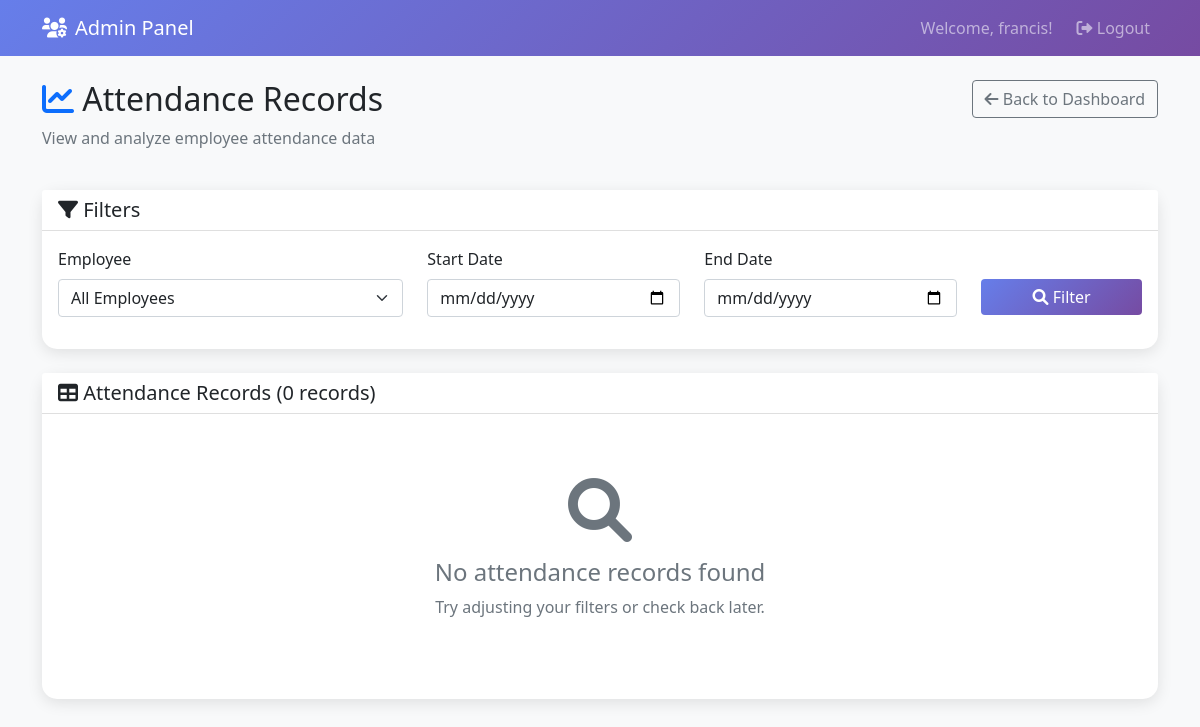
The page /admin/attendance (signed in) on the database as committed earlier.
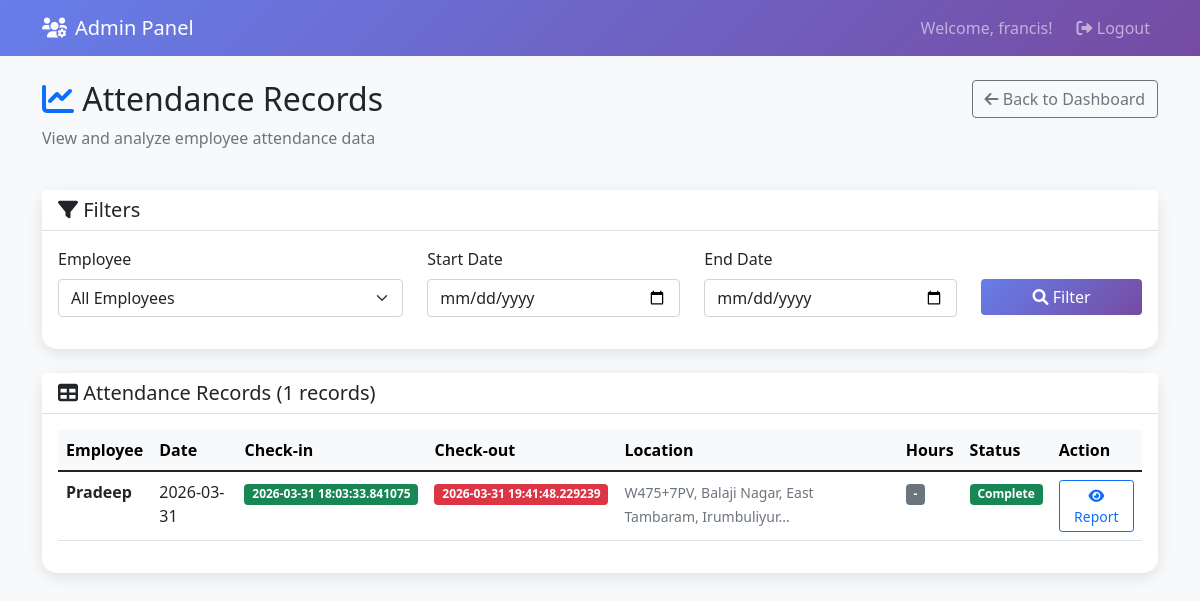
The same page on the database as committed later.
### tables this page shows
CREATE TABLE attendance (
            attendance_id INTEGER PRIMARY KEY AUTOINCREMENT,
            user_id INTEGER NOT NULL,
            date DATE NOT NULL,
            check_in_time TIME,
            check_out_time TIME,
            check_in_photo TEXT,
            check_out_photo TEXT,
            check_in_location TEXT,
            check_out_location TEXT,
            check_in_timestamp TIMESTAMP,
            check_out_timestamp TIMESTAMP,
            duration_minutes INTEGER,
            status TEXT DEFAULT 'pending',
            geofence_status TEXT DEFAULT 'valid',
            created_at TIMESTAMP DEFAULT CURRENT_TIMESTAMP,
            updated_at TIMESTAMP DEFAULT CURRENT_TIMESTAMP, check_in_latitude REAL, check_in_longitude REAL, check_out_latitude REAL, check_out_longitude REAL, check_in_address TEXT, check_out_address TEXT, image_path_checkin TEXT, image_path_checkout TEXT, attendance_type TEXT,
            FOREIGN KEY (user_id) REFERENCES users(user_id),
            UNIQUE(user_id, date)
        );

CREATE TABLE users (
            user_id INTEGER PRIMARY KEY AUTOINCREMENT,
            username TEXT UNIQUE NOT NULL,
            password TEXT NOT NULL,
            employee_name TEXT NOT NULL,
            role TEXT NOT NULL DEFAULT 'employee',
            email TEXT,
            phone TEXT,
            department TEXT DEFAULT 'General',
            geofence_status TEXT DEFAULT 'none',
            compoff_balance INTEGER DEFAULT 0,
            created_at TIMESTAMP DEFAULT CURRENT_TIMESTAMP,
            updated_at TIMESTAMP DEFAULT CURRENT_TIMESTAMP
        , vacation_days_total INTEGER DEFAULT 5, sick_days_total INTEGER DEFAULT 5, vacation_days_taken INTEGER DEFAULT 0, sick_days_taken INTEGER DEFAULT 0);

### app.py (the view)
@app.route('/admin/attendance')
@admin_required
def view_all_attendance():
    try:
        conn = get_db_connection()
        cursor = conn.cursor()
        cursor.execute("SELECT user_id, employee_name FROM users WHERE role = 'employee' ORDER BY employee_name")
        employees = cursor.fetchall()
        selected_employee = request.args.get('employee_id', '')
        start_date = request.args.get('start_date', '')
        end_date = request.args.get('end_date', '')
        query = """
            SELECT a.*, u.employee_name as employee_name
            FROM attendance a
            JOIN users u ON a.user_id = u.user_id
            WHERE u.role = 'employee'
        """
        params = []
        if selected_employee:
            query += " AND a.user_id = ?"
            params.append(selected_employee)  # Keep as string for varchar(10)
        if start_date:
            query += " AND a.date >= ?"
            params.append(start_date)
        if end_date:
            query += " AND a.date <= ?"
            params.append(end_date)
        query += " ORDER BY a.date DESC, a.check_in_time DESC LIMIT 100"
        cursor.execute(query, params)
        attendance_records = cursor.fetchall()
        for record in attendance_records:
            try:
                if record['check_in_time'] and record['check_out_time']:
                    checkin_dt = datetime.strptime(str(record['check_in_time']), "%H:%M:%S")
                    checkout_dt = datetime.strptime(str(record['check_out_time']), "%H:%M:%S")
                    time_diff = checkout_dt - checkin_dt
                    record['hours_worked'] = round(time_diff.total_seconds() / 3600, 1)
                else:
                    record['hours_worked'] = None
            except (ValueError, TypeError) as e:
                print(f"Error calculating hours for admin record: {e}")
                record['hours_worked'] = None
        conn.close()
        return render_template('admin_attendance.html',
                             username=session['username'],
                             employees=employees,
                             attendance_records=attendance_records,
                             selected_employee=selected_employee,
                             start_date=start_date,
                             end_date=end_date)
    except Exception as e:
        print(f"View attendance error: {e}")
        flash(f'Error loading attendance: {str(e)}', 'error')
        return redirect(url_for('admin_dashboard'))

### app.py (called while the page is built)
@app.after_request
def after_request(response):
    response.headers['Cache-Control'] = 'no-cache, no-store, must-revalidate'
    response.headers['Pragma'] = 'no-cache'
    response.headers['Expires'] = '0'
    origin = request.headers.get('Origin')
    if origin:
        response.headers['Access-Control-Allow-Origin'] = origin
        response.headers['Access-Control-Allow-Credentials'] = 'true'
        response.headers['Access-Control-Allow-Methods'] = 'GET, POST, PUT, DELETE, OPTIONS'
        response.headers['Access-Control-Allow-Headers'] = 'Content-Type, X-CSRFToken, X-Requested-With'
    return response

def dict_factory(cursor, row):
    d = {}
    for idx, col in enumerate([c[0] for c in cursor.description]):
        d[col] = row[idx]
    return d

def get_db_connection():
    conn = sqlite3.connect(DB_PATH)
    conn.row_factory = dict_factory  # Use dict factory instead of Row
    return conn

@app.template_filter('time_format')
def time_format(time_obj, format='%H:%M:%S'):
    if time_obj is None:
        return 'N/A'
    if isinstance(time_obj, timedelta):
        total_seconds = int(time_obj.total_seconds())
        hours = total_seconds // 3600
        minutes = (total_seconds % 3600) // 60
        seconds = total_seconds % 60
        if format == '%H:%M':
            return f"{hours:02d}:{minutes:02d}"
        else:  # Default %H:%M:%S
            return f"{hours:02d}:{minutes:02d}:{seconds:02d}"
    elif hasattr(time_obj, 'strftime'):
        return time_obj.strftime(format)
    else:
        return str(time_obj)

@app.template_filter('date_format')
def date_format(date_obj, format='%Y-%m-%d'):
    if date_obj is None:
        return 'N/A'
    if hasattr(date_obj, 'strftime'):
        return date_obj.strftime(format)
    else:
        return str(date_obj)

def admin_required(f):
    from functools import wraps
    @wraps(f)
    def decorated_function(*args, **kwargs):
        if session.get('role') != 'admin':
            flash('Access denied. Admin privileges required.', 'error')
            return redirect(url_for('home'))
        return f(*args, **kwargs)
    return decorated_function

### templates/admin_attendance.html (shortened to what this page needs)
<!DOCTYPE html>
<html lang="en">
<head>
    <link href="https://cdn.jsdelivr.net/npm/bootstrap@5.1.3/dist/css/bootstrap.min.css" rel="stylesheet">
    <link href="https://cdnjs.cloudflare.com/ajax/libs/font-awesome/6.0.0/css/all.min.css" rel="stylesheet">
</head>
<body class="bg-light">
    <nav class="navbar navbar-expand-lg navbar-dark navbar-custom">
        <div class="container">
            <a class="navbar-brand" href="{{ url_for('admin_dashboard') }}">
                <i class="fas fa-users-cog me-2"></i>Admin Panel
            </a>
            <div class="navbar-nav ms-auto">
                <span class="navbar-text me-3">Welcome, {{ username }}!</span>
                <a class="nav-link" href="{{ url_for('logout') }}"><i class="fas fa-sign-out-alt"></i> Logout</a>
            </div>
        </div>
    </nav>
    <div class="container mt-4">
        <div class="row mb-4">
            <div class="col-md-8">
                <h2><i class="fas fa-chart-line text-primary"></i> Attendance Records</h2>
                <p class="text-muted">View and analyze employee attendance data</p>
            </div>
            <div class="col-md-4 text-end">
                <a href="{{ url_for('admin_dashboard') }}" class="btn btn-outline-secondary">
                    <i class="fas fa-arrow-left"></i> Back to Dashboard
                </a>
            </div>
        </div>
        <div class="card card-custom mb-4">
            <div class="card-header bg-white">
                <h5 class="mb-0"><i class="fas fa-filter"></i> Filters</h5>
            </div>
            <div class="card-body">
                <form method="GET">
                    <div class="row">
                        <div class="col-md-4 mb-3">
                            <label for="employee_id" class="form-label">Employee</label>
                            <select class="form-select" id="employee_id" name="employee_id">
                                <option value="">All Employees</option>
                            </select>
                        </div>
                        <div class="col-md-3 mb-3">
                            <label for="start_date" class="form-label">Start Date</label>
                            <input type="date" class="form-control" id="start_date" name="start_date" value="{{ start_date }}">
                        </div>
                        <div class="col-md-3 mb-3">
                            <label for="end_date" class="form-label">End Date</label>
                            <input type="date" class="form-control" id="end_date" name="end_date" value="{{ end_date }}">
                        </div>
                        <div class="col-md-2 mb-3">
                            <label class="form-label">&nbsp;</label>
                            <button type="submit" class="btn btn-custom w-100">
                                <i class="fas fa-search"></i> Filter
                            </button>
                        </div>
                    </div>
                </form>
            </div>
        </div>
        <div class="card card-custom">
            <div class="card-header bg-white">
                <h5 class="mb-0"><i class="fas fa-table"></i> Attendance Records ({{ attendance_records|length }} records)</h5>
            </div>
            <div class="card-body">
                {% if attendance_records %}
                <div class="table-responsive">
                    <table class="table table-hover">
                        <thead class="table-light">
                            <tr>
                                <th>Employee</th>
                                <th>Date</th>
                                <th>Check-in</th>
                                <th>Check-out</th>
                                <th>Location</th>
                                <th>Hours</th>
                                <th>Status</th>
                                <th>Action</th>
                            </tr>
                        </thead>
                        <tbody>
                            {% for record in attendance_records %}
                            <tr>
                                <td>
                                    <strong>{{ record.employee_name }}</strong>
                                </td>
                                <td>{{ record.date | date_format('%Y-%m-%d') }}</td>
                                <td>
                                    {% if record.check_in_time %}
                                        <span class="badge bg-success">{{ record.check_in_time | time_format('%H:%M:%S') }}</span>
                                    {% else %}
                                        <span class="badge bg-secondary">-</span>
                                    {% endif %}
                                </td>
                                <td>
                                    {% if record.check_out_time %}
                                        <span class="badge bg-danger">{{ record.check_out_time | time_format('%H:%M:%S') }}</span>
                                    {% else %}
                                        <span class="badge bg-warning">Pending</span>
                                    {% endif %}
                                </td>
                                <td>
                                    <small class="text-muted">
                                        {% if record.check_in_address %}
                                            <span title="{{ record.check_in_address }}" style="cursor: help;">
                                                {{ record.check_in_address[:50] }}{% if record.check_in_address|length > 50 %}...{% endif %}
                                            </span>
                                        {% else %}
                                            No location
                                        {% endif %}
                                    </small>
                                </td>
                                <td>
                                    {% if record.hours_worked is not none %}
                                        <span class="badge bg-info">{{ record.hours_worked }}h</span>
                                    {% else %}
                                        <span class="badge bg-secondary">-</span>
                                    {% endif %}
                                </td>
                                <td>
                                    {% if record.check_in_time and record.check_out_time %}
                                        <span class="badge bg-success">Complete</span>
                                    {% elif record.check_in_time %}
                                        <span class="badge bg-warning">In Progress</span>
                                    {% else %}
                                        <span class="badge bg-secondary">No Record</span>
                                    {% endif %}
                                </td>
                                <td>
                                    <a href="{{ url_for('employee_report', user_id=record.user_id) }}"
                                       class="btn btn-sm btn-outline-primary">
                                        <i class="fas fa-eye"></i> Report
                                    </a>
                                </td>
                            </tr>
                            {% endfor %}
                        </tbody>
                    </table>
                </div>
                {% else %}
                <div class="text-center py-5">
                    <i class="fas fa-search fa-4x text-muted mb-3"></i>
                    <h4 class="text-muted">No attendance records found</h4>
                    <p class="text-muted">Try adjusting your filters or check back later.</p>
                </div>
                {% endif %}
            </div>
        </div>
    </div>
</body>
</html>

### templates/admin_attendance.html (style rules this page uses)
.navbar-custom { background: linear-gradient(135deg, #667eea 0%, #764ba2 100%); }
.card-custom { border: none; border-radius: 15px; box-shadow: 0 4px 15px rgba(0,0,0,0.1); }
.btn-custom { background: linear-gradient(135deg, #667eea 0%, #764ba2 100%); border: none; color: white; }

Rows that differ between the two databases and show on the page:
added attendance: employee_name "Pradeep", date "2026-03-31", check_in_time "2026-03-31 18:03:33.841075", check_out_time "2026-03-31 19:41:48.229239", check_in_address "W475+7PV, Balaji Nagar, East Tambaram, Irumbuliyur", shows "Complete"
Other text that changed with them:
{{ attendance_records|length }}: "0" → "1"
text no longer shown: "No attendance records found Try adjusting your filters or check back later."
text now shown: "Employee Date Check-in Check-out Location Hours Status Action"
